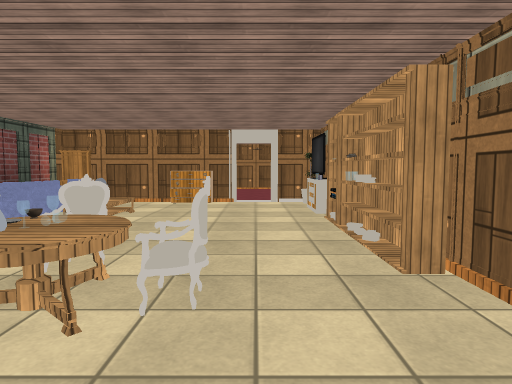
View 1 (above)

19 first-person views from a walk through a scene from a Unity 3-D project. The camera is 1.3 m above the floor, tilts 4° down and sees 75° across. Doors are open. The floor is counted in squares, 1 m on a side. Each view is taken from the middle of a square. On the plan, view 1 faces up. The plan holds only what a view shows up to about 14 squares ahead; the rest is blank. Some surface patterns are stand-ins.

View 2
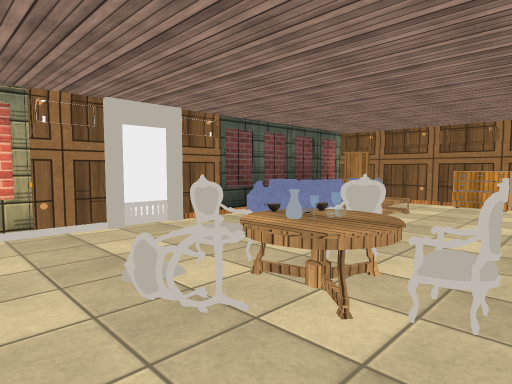

View 3
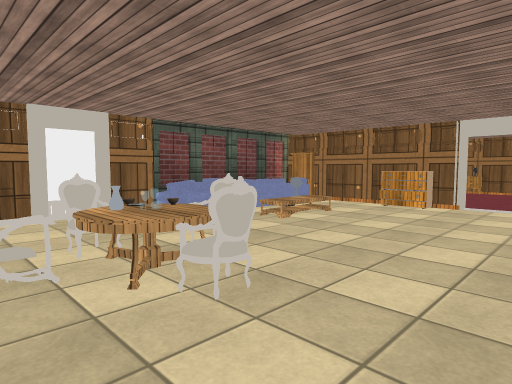

View 4
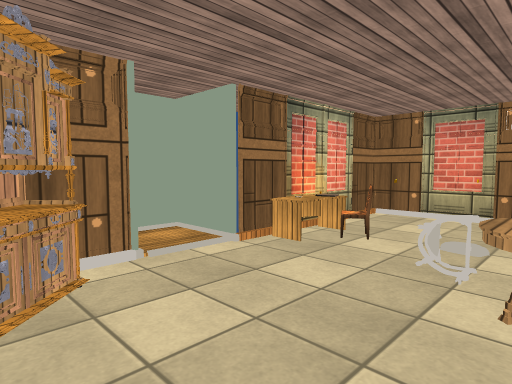

View 5
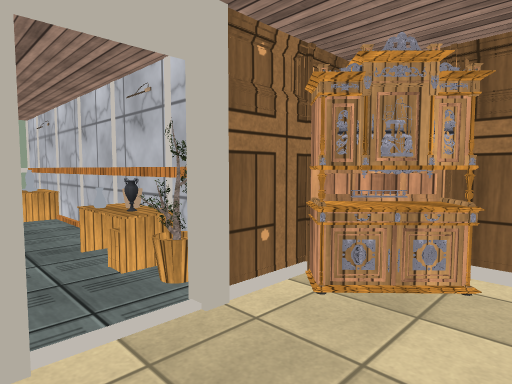

View 6
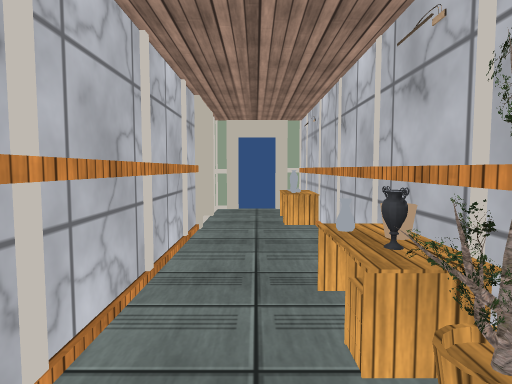

View 7
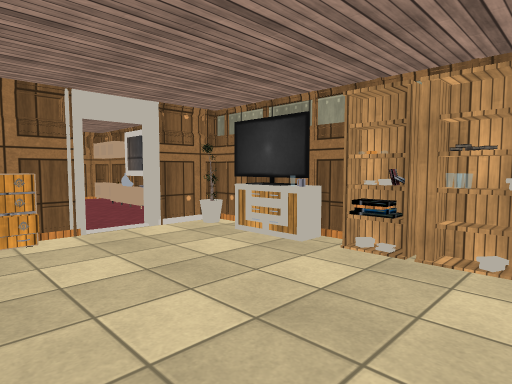

View 8
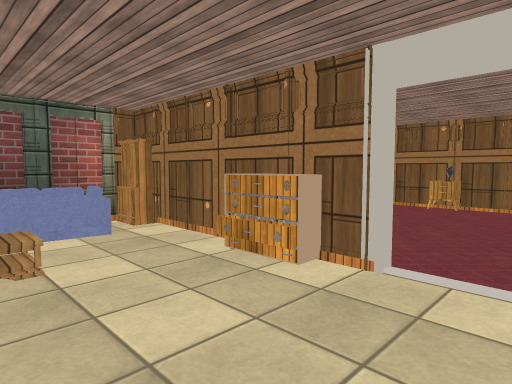

View 9
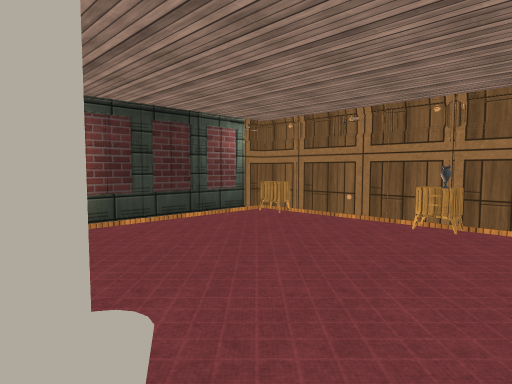

View 10
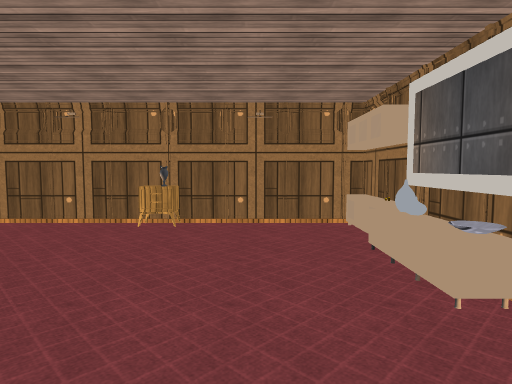

View 11
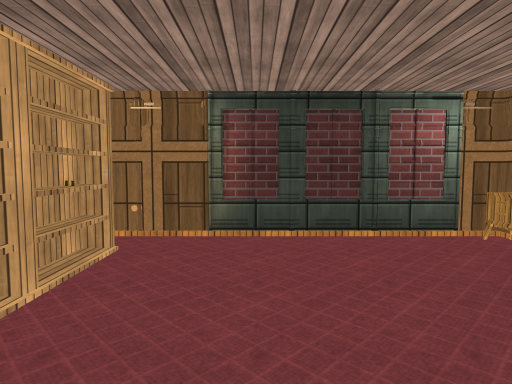

View 12
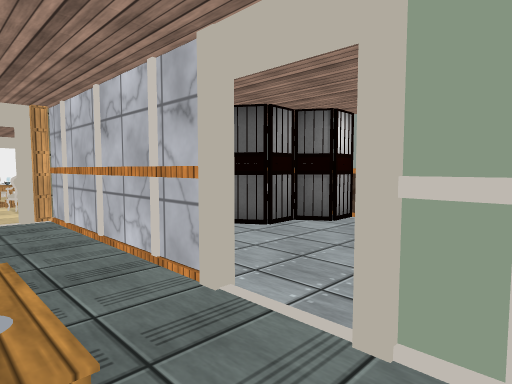

View 13
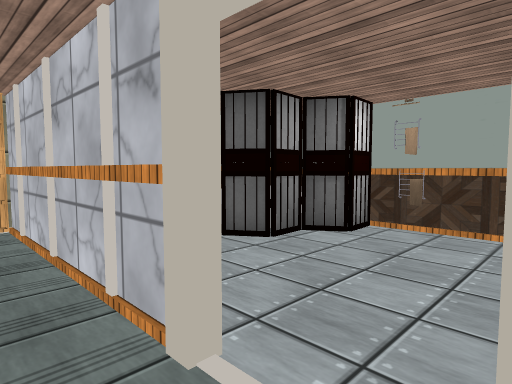

View 14
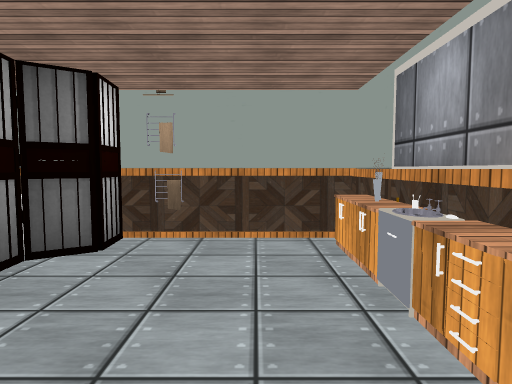

View 15
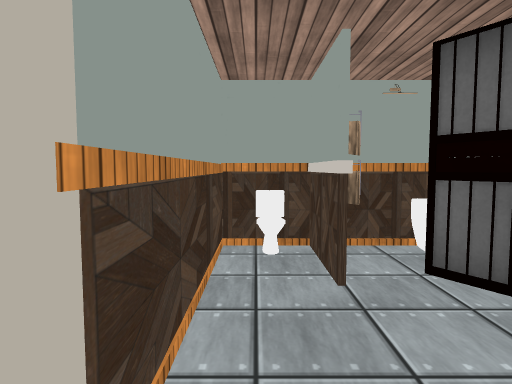

View 16
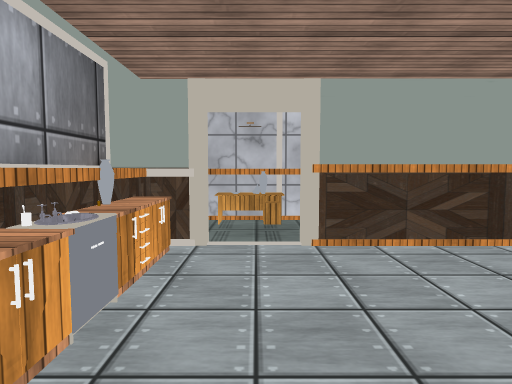

View 17
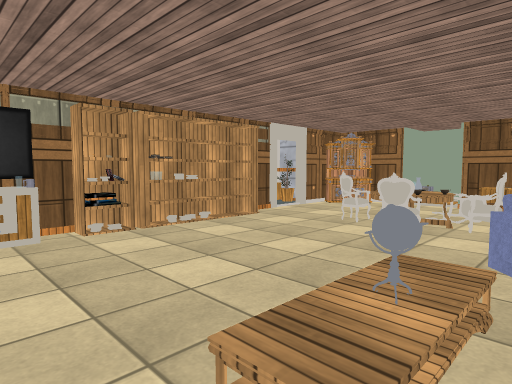

View 18
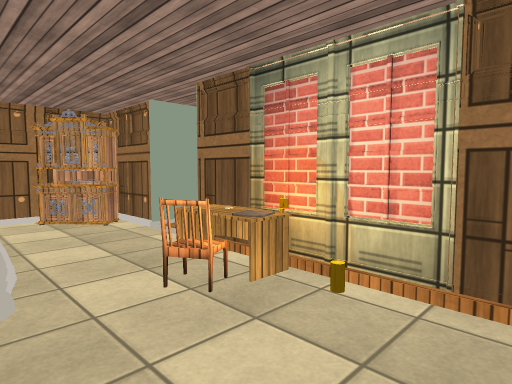

View 19
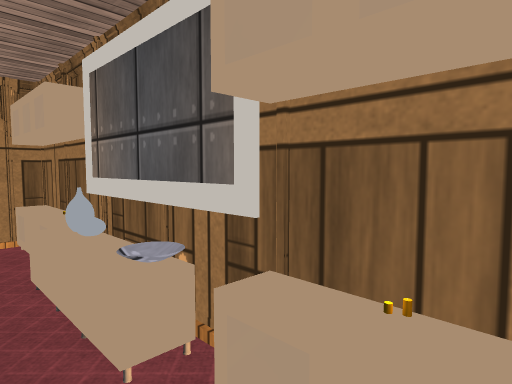

### Floor plan
Points are (right, up) in squares from view 1. A wall is a line through its corners. A room is listed if a view was taken in it or the views show most of it. See-through windows are left out.
Room 1 (views 1, 2, 3, 4, 5, 6, 7, 8, 9, 10, 11, 13, 14, 17, 18, 19)
walls: (2.5, 8.8) (2.5, 13) (0.5, 13); (-1.7, 13.1) (-1.7, 12.5) (-2.5, 12.5); (-0.8, 13.4) (-0.8, 13) (-2.5, 13); (-3.4, 13) (-6.5, 13); (-0.6, 3.6) (-0.4, 3.1) (-0.8, 2.9); (-0.5, 3.5) (-1.1, 3.6); (-0.5, 3.5) (-0.4, 3.1); (-0.4, 3.5) (-0.5, 3.1); (-0.4, 3.5) (-0.5, 3.1); (-0.3, 3.5) (-0.5, 3.1); (2.5, 14.1) (2.5, 20.8) (-7.5, 20.8) (-7.5, 13.1); (2.5, 3.4) (2.5, 4.4); (-7.5, 12.6) (-7.5, 4.6); (-7.2, 3.3) (-7.2, 2.8); (-7.5, 2.9) (-7.5, -1.5) (-2, -1.5) (-2, -3.4) (-0.2, -3.4) (-0.2, -1.5) (2, -1.5); (3.1, 0.6) (4.1, 0.6); (2.5, -0.5) (2.5, 0.6); (5.4, 0.6) (11.4, 0.6); (2, 19.4) (2, 20.5); (9.3, 3.3) (3.5, 3.3); (12.4, 3.3) (10.8, 3.3)
low walls: (-0.6, 3.5) (-1.1, 3.5); (-0.4, 3.1) (-1, 2.8) (-1, 3.5); (-0.4, 3) (-1, 2.8); (-0.4, 3) (-1, 2.8); (-0.6, 2.8) (-1, 2.8); (-2.5, 2.1) (-2.7, 1.4); (-2.5, 2.1) (-2.5, 1.6); (-2.4, 2) (-2.8, 2) (-2.9, 1.4) (-3.3, 1.4); (-2.9, 1.6) (-3.3, 1.5) (-2.8, 1.6); (2.4, 15.9) (1.8, 15.9) (1.8, 17.5); (-2.9, 1.5) (-3.1, 1.5); (-3.3, 1.6) (-2.8, 1.6); (10.5, 1.4) (11, 1.4)
ways out: open door at (12.5, 2) to room 2; opening at (10, 3) to room 3; open door at (-7, 3.5)
objects: other object (-7, 1); other object (-7, 12) to (-7, 13); other object (-7, 20); sofa (-6, 8); sofa (-6, 9); other object (-5, 0); sofa (-5, 5) to (-4, 6); other object (-5, 13); chair (-4, 0); other object (-4, 9); table (-3, -1); table (-3, 2) to (-2, 4); other object (-3, 13); vase (-2, 3); other object (-2, 12); other object (-2, 19); other object (-2, 20); other object (1, -1) to (2, 0); other object (1, 10); other object (2, 4) to (2, 6); other object (2, 7); other object (2, 8) to (2, 9); TV (2, 11); other object (2, 13); other object (2, 14); other object (2, 15); vase (2, 18); other object (3, 1); other object (3, 3); vase (4, 1); other object (5, 1); vase (5, 2); other object (10, 1)
Room 2 (view 12)
walls: (11.4, 0.6) (12.4, 0.6) (12.4, 1.4)
ways out: open door at (12.5, 2) to room 1
Room 3 (views 15, 16)
walls: (10.7, 3.4) (12, 3.4); (11.9, 8.4) (11.9, 9.3) (6.1, 9.3); (6.4, 4.9) (4.2, 4.9); (7.5, 9.2) (7.6, 8.2) (6.7, 7.6) (6.8, 6.6) (5.9, 6.1); (4.3, 6) (4.3, 3.4) (9.2, 3.4)
ways out: opening at (10, 3) to room 1
objects: other object (8, 9); other object (9, 9); vase (11, 5); vase (11, 7); other object (11, 8); table (12, 4); table (12, 5); sink (12, 6); table (12, 7); table (12, 8)

Where each view was taken, in squares from view 1:
view 1: 0 up, 0 right, facing up
view 2: 0 up, 0 right, facing up-left
view 3: 1 up, 2 right, facing up-left
view 4: 3 up, 2 right, facing down-left
view 5: 3 up, 0 right, facing down-right
view 6: 2 up, 2 right, facing right
view 7: 6 up, 3 left, facing up-right
view 8: 9 up, 1 right, facing up-left
view 9: 13 up, 0 right, facing up-left
view 10: 13 up, 0 right, facing up
view 11: 16 up, 1 left, facing left
view 12: 1 up, 12 right, facing up-left
view 13: 2 up, 11 right, facing up-left
view 14: 3 up, 10 right, facing up
view 15: 4 up, 10 right, facing left
view 16: 9 up, 10 right, facing down
view 17: 11 up, 5 left, facing down-right
view 18: 2 up, 7 left, facing down-right
view 19: 14 up, 1 right, facing up-right
